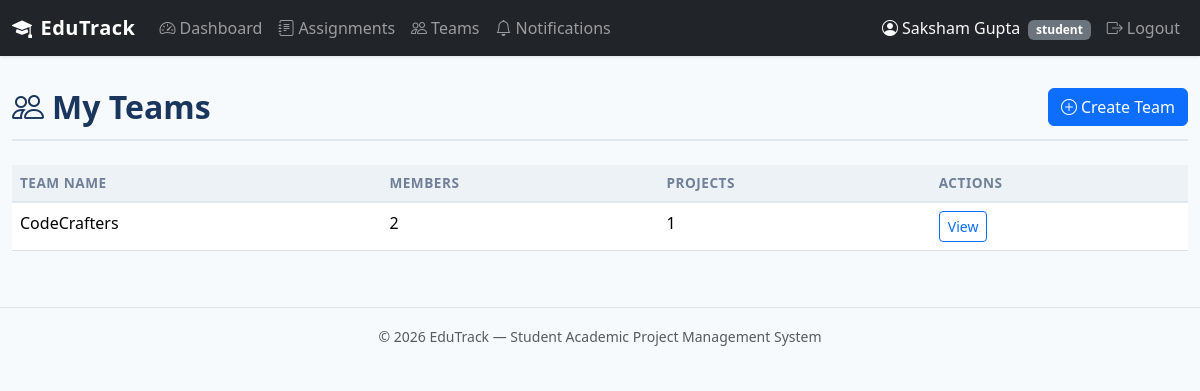
The app's page /student/teams (signed in) with its own data.
### tables this page shows
CREATE TABLE teams (
    team_id INTEGER PRIMARY KEY AUTOINCREMENT,
    team_name TEXT NOT NULL,
    created_by INTEGER NOT NULL,
    created_at TIMESTAMP DEFAULT CURRENT_TIMESTAMP,
    FOREIGN KEY (created_by) REFERENCES users(user_id)
);

### routes/student.py (the view)
@student_bp.route('/teams')
@role_required('student')
def teams():
    uid = session['user_id']
    teams_data = query_db('''
        SELECT t.*,
               (SELECT COUNT(*) FROM team_members WHERE team_id = t.team_id) AS member_count,
               (SELECT COUNT(*) FROM projects WHERE team_id = t.team_id) AS project_count
        FROM teams t
        JOIN team_members tm ON t.team_id = tm.team_id
        WHERE tm.student_id = ?
    ''', [uid])
    return render_template('student/teams.html', teams=teams_data)

### db.py (called while the page is built)
def get_db():
    if 'db' not in g:
        g.db = sqlite3.connect(
            current_app.config['DATABASE'],
            detect_types=sqlite3.PARSE_DECLTYPES
        )
        g.db.row_factory = sqlite3.Row
        g.db.execute('PRAGMA foreign_keys = ON')
    return g.db

def query_db(query, args=(), one=False):
    cur = get_db().execute(query, args)
    rv = cur.fetchall()
    cur.close()
    return (rv[0] if rv else None) if one else rv

### routes/__init__.py (called while the page is built)
def role_required(role):
    def decorator(f):
        @wraps(f)
        def decorated_function(*args, **kwargs):
            if 'user_id' not in session:
                flash('Please log in to access this page.', 'warning')
                return redirect(url_for('auth.login'))
            if session.get('role') != role:
                abort(403)
            return f(*args, **kwargs)
        return decorated_function
    return decorator

### routes/auth.py (called while the page is built)
@auth_bp.app_context_processor
def inject_unread_count():
    if 'user_id' in session:
        count = query_db(
            'SELECT COUNT(*) AS cnt FROM notifications WHERE user_id = ? AND is_read = 0',
            [session['user_id']], one=True
        )
        return {'unread_count': count['cnt'] if count else 0}
    return {'unread_count': 0}

### templates/student/teams.html (shortened to what this page needs)
{% extends "base.html" %}
{% block content %}
<div class="page-header d-flex justify-content-between align-items-center">
    <h2><i class="bi bi-people me-2"></i>My Teams</h2>
    <a href="{{ url_for('student.team_create') }}" class="btn btn-primary"><i class="bi bi-plus-circle me-1"></i>Create Team</a>
</div>
{% if teams %}
<div class="table-responsive">
    <table class="table table-hover">
        <thead><tr><th>Team Name</th><th>Members</th><th>Projects</th><th>Actions</th></tr></thead>
        <tbody>
        {% for t in teams %}
        <tr>
            <td>{{ t['team_name'] }}</td>
            <td>{{ t['member_count'] }}</td>
            <td>{{ t['project_count'] }}</td>
            <td><a href="{{ url_for('student.team_detail', team_id=t['team_id']) }}" class="btn btn-sm btn-outline-primary">View</a></td>
        </tr>
        {% endfor %}
        </tbody>
    </table>
</div>
{% else %}
<div class="empty-state"><i class="bi bi-people"></i><p>You are not part of any team yet.</p>
    <a href="{{ url_for('student.team_create') }}" class="btn btn-primary btn-sm">Create a Team</a>
</div>
{% endif %}
{% endblock %}

### static/css/style.css (style rules this page uses)
:root { --primary: #2c5282; --primary-dark: #1a365d; --primary-light: #ebf4ff; --success: #276749; --warning: #c05621; --danger: #c53030; --gray-50: #f7fafc; --gray-100: #edf2f7; --gray-200: #e2e8f0; --gray-500: #a0aec0; --gray-600: #718096; --gray-700: #4a5568; --gray-800: #2d3748; --gray-900: #1a202c; }
body { font-family: 'Segoe UI', system-ui, -apple-system, sans-serif; background: var(--gray-50); color: var(--gray-800); min-height: 100vh; }
.table th { background: var(--gray-100); font-size: .85rem; text-transform: uppercase; letter-spacing: .5px; color: var(--gray-600); border-bottom: 2px solid var(--gray-200); }
.page-header { margin-bottom: 1.5rem; padding-bottom: .75rem; border-bottom: 2px solid var(--gray-200); }
.page-header h2 { font-weight: 700; color: var(--primary-dark); margin: 0; }

### records on screen
teams: team_name "CodeCrafters", member_count "2", project_count "1"

### other values on screen
{{ session.get('user_name', '') }} "Saksham Gupta"
{{ session.get('role', '') }} "student"
